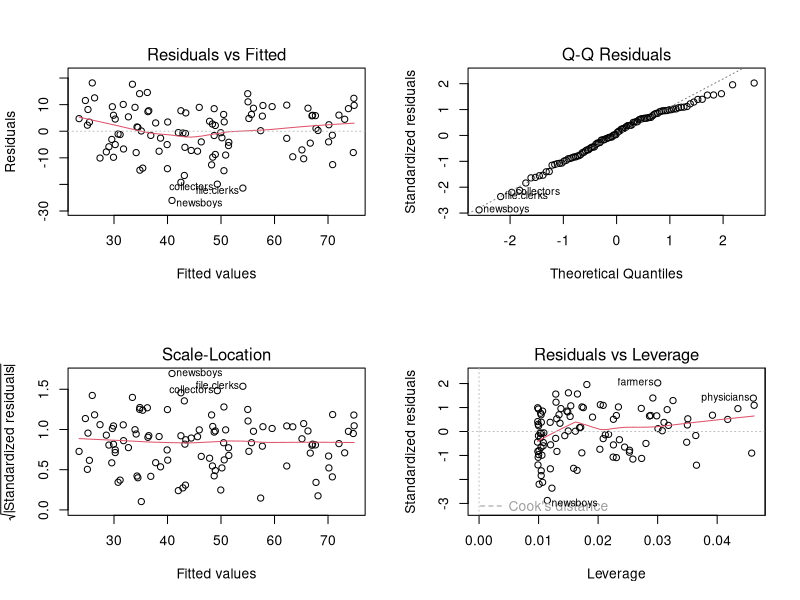
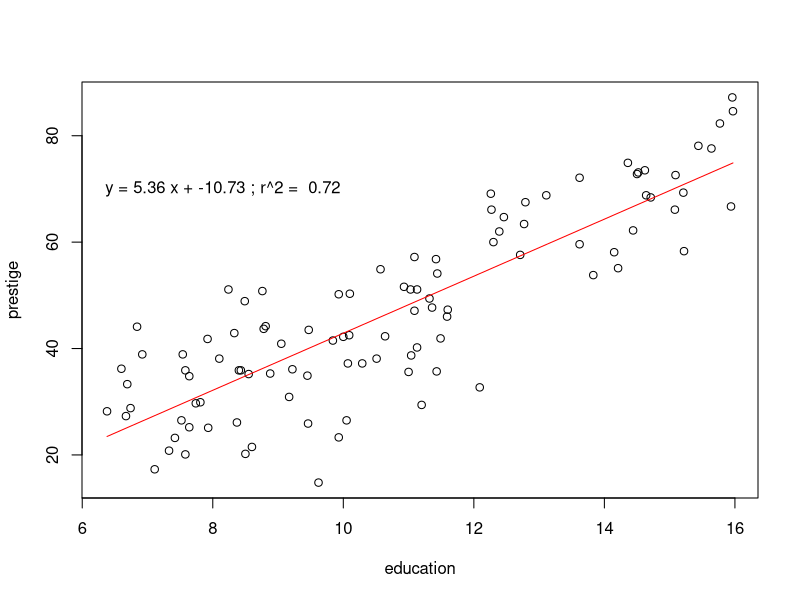

These figures' R source, in order:
# Load the Prestige dataset
prestige = read.table("prestige.tab",
                      header=TRUE,
                      sep="\t",
                      stringsAsFactors=TRUE)

# Carry out linear regression on the dataset, with prestige as
# the dependent variable, and education as the explanatory
# variable
model = lm(prestige ~ education, data=prestige)

# Show diagnostic graphics for the regression model
par(mfrow=c(2,2))
plot(model)
par(mfrow=c(1,1))

# Plot fitted regression curve on the data
plot(prestige ~ education, data=prestige)
lines(sort(prestige$education),
      fitted(model)[order(prestige$education)],
      col="red")

# Add text annotation to plot
text(x=6.2, y=70, pos=4,
     labels=paste("y =",
                  round(model$coefficients[2], 2),
                  "x +",
                  round(model$coefficients[1], 2),
                  "; r^2 = ",
                  round(summary(model)$r.squared, 2)))